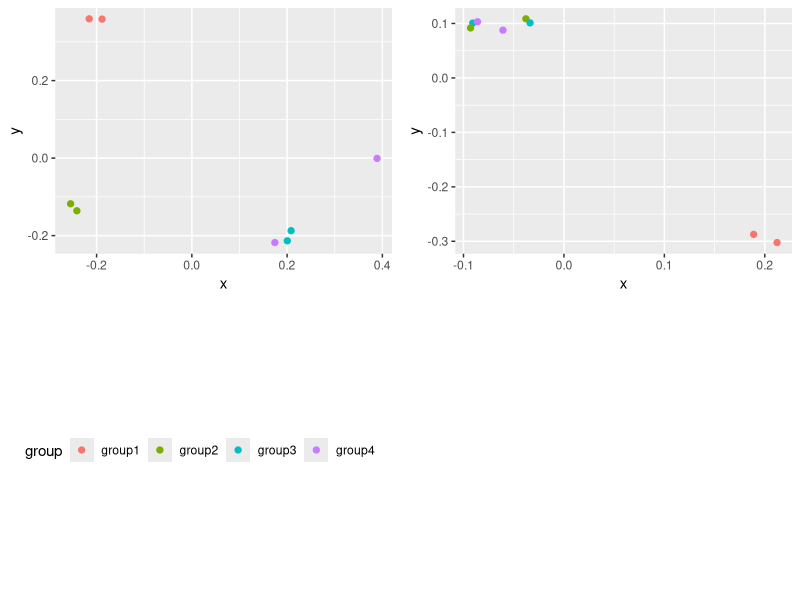

This figure's R source:
# COMBINED PLOT LEGEND

df1 <- read.table(text="group   x     y   
                  group1 -0.212201  0.358867
                  group2 -0.279756 -0.126194
                  group3  0.186860 -0.203273
                  group4  0.417117 -0.002592
                  group1 -0.212201  0.358867
                  group2 -0.279756 -0.126194
                  group3  0.186860 -0.203273
                  group4  0.186860 -0.203273",header=TRUE)

df2 <- read.table(text="group   x     y   
                  group1  0.211826 -0.306214
                  group2 -0.072626  0.104988
                  group3 -0.072626  0.104988
                  group4 -0.072626  0.104988
                  group1  0.211826 -0.306214
                  group2 -0.072626  0.104988
                  group3 -0.072626  0.104988
                  group4 -0.072626  0.104988",header=TRUE)


library(ggplot2)
library(gridExtra)

p1 <- ggplot(df1, aes(x=x, y=y,colour=group)) + geom_point(position=position_jitter(w=0.04,h=0.02),size=1.8) + theme(legend.position="bottom")

p2 <- ggplot(df2, aes(x=x, y=y,colour=group)) + geom_point(position=position_jitter(w=0.04,h=0.02),size=1.8) +
theme(legend.position="bottom")

#extract legend
#https://github.com/hadley/ggplot2/wiki/Share-a-legend-between-two-ggplot2-graphs
g_legend<-function(a.gplot){
  tmp <- ggplot_gtable(ggplot_build(a.gplot))
  leg <- which(sapply(tmp$grobs, function(x) x$name) == "guide-box")
  legend <- tmp$grobs[[leg]]
  return(legend)}

mylegend1<-g_legend(p1)
mylegend2<-g_legend(p2)

p1 <- p1 + theme(legend.position = "none")
p2 <- p2 + theme(legend.position = "none")
p3 <- grid.arrange(p1, p2, mylegend1, ncol=2, widths = c(50,50))


